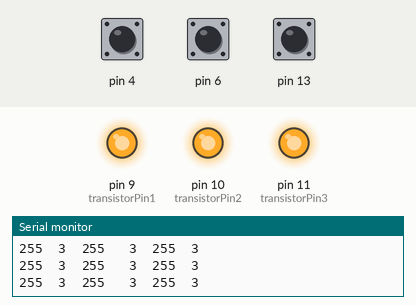
This sketch was run on a simulated Arduino Uno, built with avr-gcc and run on an emulated ATmega328P. Parts: output pins drawn as LEDs (lit = HIGH), the last lines printed to the serial monitor. The inputs (shaded band) are chosen by the test bench; at power-on: pin 4 HIGH, pin 6 HIGH, pin 13 HIGH.

Above: at 1.2 s.
1.3 s: pin 4 pulled LOW for 0.15 s
At 1.4 s:
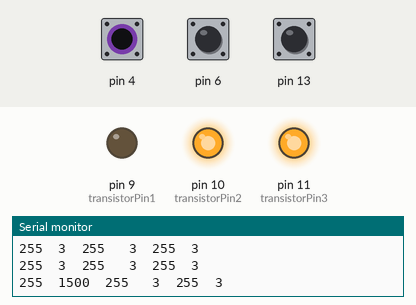
2.9 s: pin 6 pulled LOW for 0.15 s
At 3.0 s:
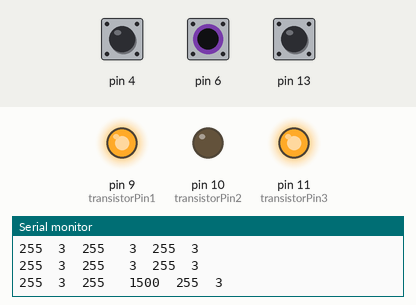
8.5 s: pin 4 pulled LOW for 1 s
At 10.6 s:
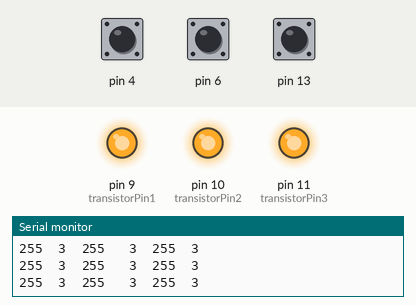
12.5 s: pin 6 pulled LOW for 1 s
At 13.3 s:
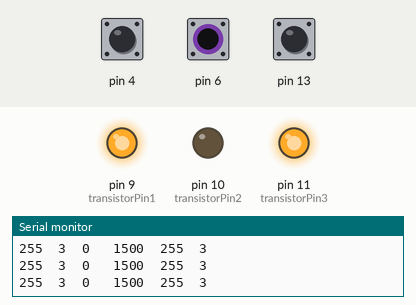
Timing chart, 0 to 15.5 s (numbered marks = the images above; inputs shaded):
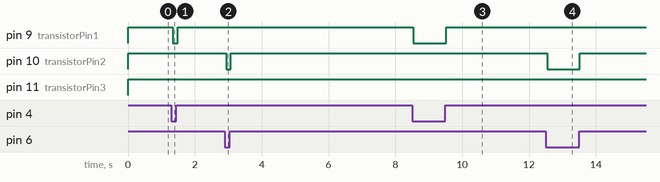

The sketch:

PCOM_Final_MAX_Capsensors.ino
```cpp
#include <CapacitiveSensor.h>

const int transistorPin1 = 9;
const int transistorPin2 = 10;
const int transistorPin3 = 11;

const int thresh1 = 1000;
const int thresh2 = 1000;
const int thresh3 = 2000;

CapacitiveSensor   cs_1 = CapacitiveSensor(3,4);   //cloud should be plugged into pin 4 (receive pin)
CapacitiveSensor   cs_2 = CapacitiveSensor(5,6);        // 10 megohm resistor between pins 4 & 6, pin 6 is sensor pin, add wire, foil
CapacitiveSensor   cs_3 = CapacitiveSensor(12,13);        // 10 megohm resistor between pins 4 & 8, pin 8 is sensor pin, add wire, foil

int led1onoroff;
int led2onoroff;
int led3onoroff;

int sensVal;           // for raw sensor values
float filterVal;       // this determines smoothness  - .0001 is max  1 is off (no smoothing)
float smoothedVal;     // this holds the last loop value just use a unique variable for every different sensor that needs smoothing
float smoothedVal2;    // this would be the buffer value for another sensor if you needed to smooth two different sensors - not used in this sketch
int i, j;              // loop counters or demo

void setup() {

  pinMode(transistorPin1, OUTPUT);
  pinMode(transistorPin2, OUTPUT);
  pinMode(transistorPin3, OUTPUT);

//cs_1.set_CS_AutocaL_Millis(0xFFFFFFFF);
//cs_2.set_CS_AutocaL_Millis(0xFFFFFFFF);

  Serial.begin(9600);
//  Serial.println("start");

//  cs_1.set_CS_AutocaL_Millis(10);
//  cs_2.set_CS_AutocaL_Millis(10);
//  cs_3.set_CS_AutocaL_Millis(10);

  led1onoroff=255;
  led2onoroff=255;
  led3onoroff=255;

}

void loop() {
  //initializing
  long start = millis();
  long total1 =  cs_1.capacitiveSensor(10);
  long total2 =  cs_2.capacitiveSensor(10);
  long total3 =  cs_3.capacitiveSensor(10);

  Serial.print(led1onoroff);
  Serial.print("\t");
  Serial.print(total1);
//  //Serial.print(" ");
  Serial.print("\t");
//  Serial.print(" ");
  Serial.print(led2onoroff);
  Serial.print(" ");
  Serial.print("\t");
  Serial.print(total2);
  Serial.print("\t");
////  Serial.println(led2onoroff);
  Serial.print(led3onoroff);
  Serial.print("\t");
  Serial.println(total3);


// filter with a counter
// ++ then set it back to zero?
// what did Andy say?
// averaging and filtering

  //LED1
  if(total1 > thresh1) {
    led1onoroff = 0;
    analogWrite(transistorPin1, led1onoroff);
  }
  else {
    led1onoroff=255;
    analogWrite(transistorPin1, led1onoroff);
  }


  //LED2
  if(total2 > thresh2) {
    led2onoroff = 0;
    analogWrite(transistorPin2, led2onoroff);
  }
  else {
    led2onoroff=255;
    analogWrite(transistorPin2, led2onoroff);
  }

//  //LED3
  if(total3 > thresh3) {
    led3onoroff = 0;
    analogWrite(transistorPin3, led3onoroff);
  }
  else {
    led3onoroff=255;
    analogWrite(transistorPin3, led3onoroff);
  }


}
```

Measured:
- after the input at 1.3 s, pin 9 (transistorPin1): HIGH → LOW at once, → HIGH 0.15 s later
- after the input at 2.9 s, pin 10 (transistorPin2): HIGH → LOW at once, → HIGH 0.13 s later
- after the input at 8.5 s, pin 9 (transistorPin1): HIGH → LOW at once, → HIGH 0.98 s later
- after the input at 12.5 s, pin 10 (transistorPin2): HIGH → LOW at once, → HIGH 0.98 s later
